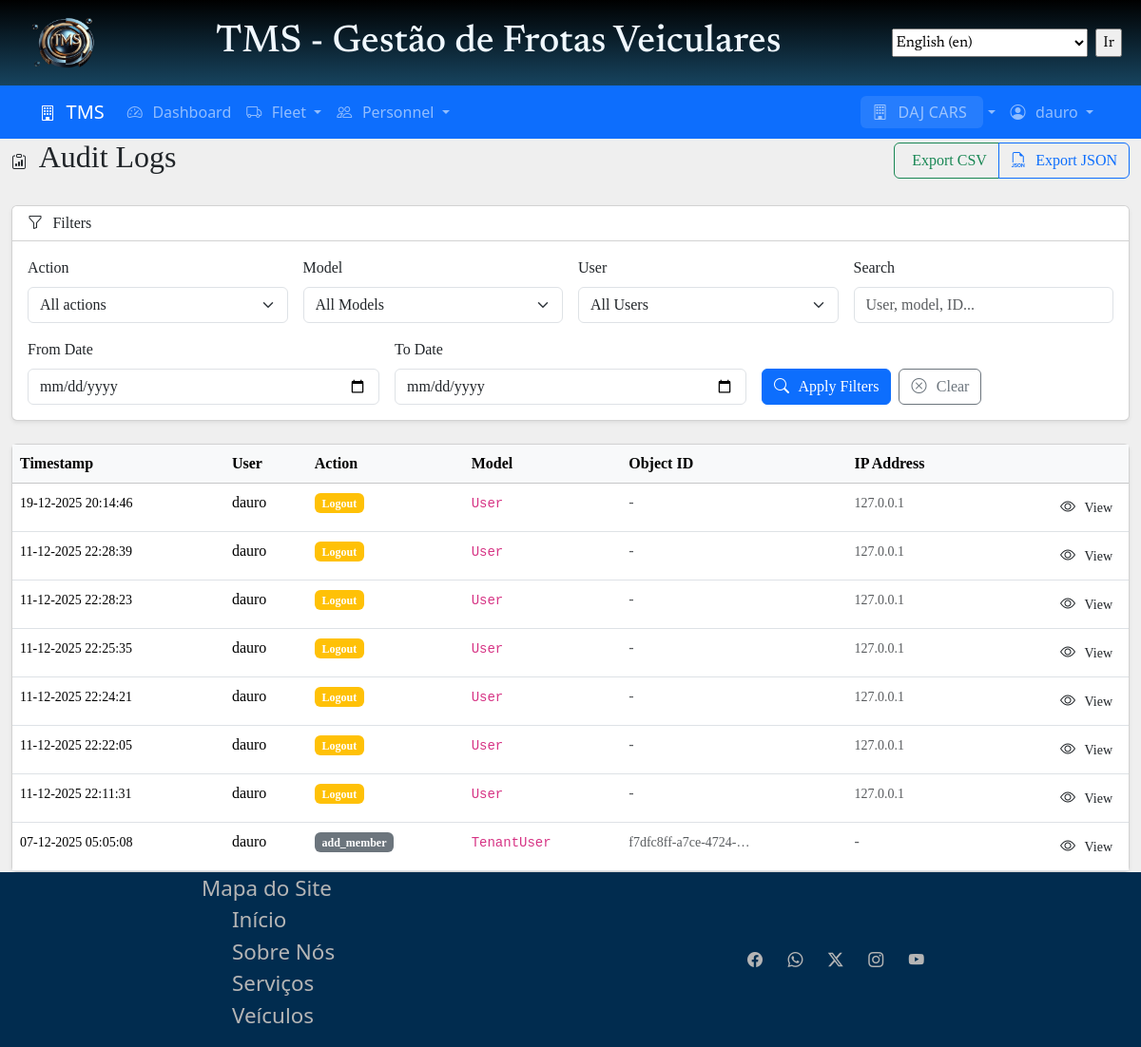
Page /audit/ (signed in) on the earlier database version.
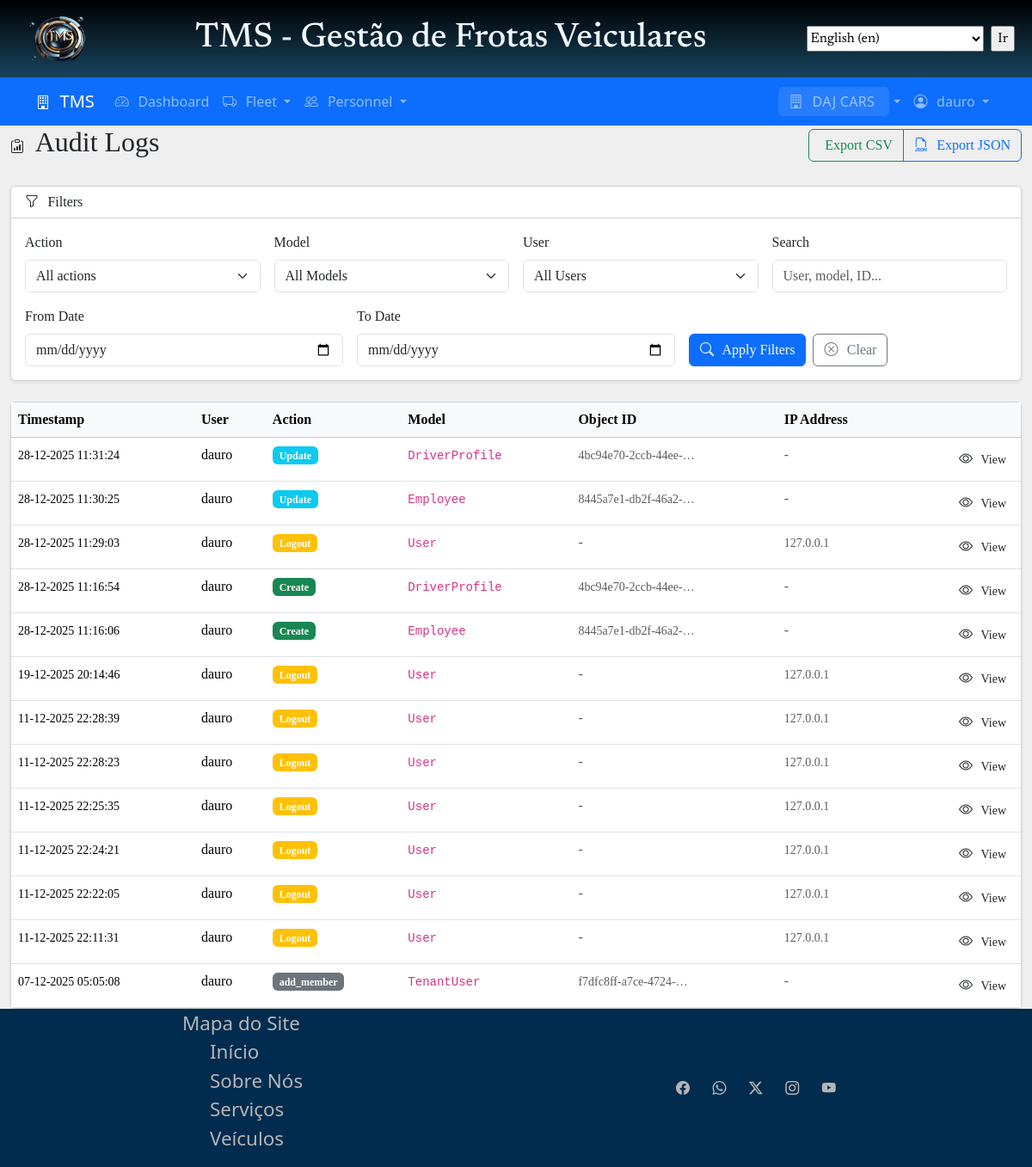
Same page on the later database version.
### tenants/models.py (models this page shows, shortened)
class Tenant(models.Model):
    PLAN_CHOICES = [
        ("free", _("Free")),
        ("basic", _("Basic")),
        ("premium", _("Premium")),
        ("entreprise", _("Enterprise")),
    ]
    id = models.UUIDField(primary_key=True, default=uuid.uuid4, editable=False)
    slug = models.SlugField(
        max_length=50,
        unique=True,
        help_text=_("Unique identifier for the tenant, used ni URLs and subdomains"),
    )
    name = models.CharField(max_length=200, help_text=_("Display name"))
    legal_name = models.CharField(max_length=200, help_text=_("Legal company name"))
    document = models.CharField(
        max_length=30,
        unique=True,
        help_text=_("Unique identifier like SSN or Tax ID, CPF or CNPJ"),
    )
    email = models.EmailField(unique=True)
    phone = models.CharField(max_length=30)
    address = models.CharField(max_length=250, null=True, blank=True)
    is_active = models.BooleanField(default=True)
    plan = models.CharField(max_length=20, choices=PLAN_CHOICES, default="free")
    created_at = models.DateTimeField(auto_now_add=True)
    updated_at = models.DateTimeField(auto_now=True)
    settings = models.JSONField(default=dict, blank=True, null=True)
    subscription_expires_at = models.DateTimeField(blank=True, null=True)
    objects = TenantManager()
    class Meta:
        db_table = "tenants"
        indexes = [
            models.Index(fields=["slug"]),
            models.Index(fields=["is_active", "plan"]),
        ]

### accounts/models.py (models this page shows, shortened)
class CustomUser(AbstractUser):
    id = models.UUIDField(primary_key=True, default=uuid.uuid4, editable=False)
    current_tenant = models.ForeignKey(
        'tenants.Tenant',
        on_delete=models.SET_NULL,
        null=True,
        blank=True,
        related_name='current_users',
        help_text=_('Currently active tenant for this user')
    )
    phone = models.CharField(max_length=20, blank=True, null=True)
    document_number = models.CharField(
        max_length=30,
        blank=True,
        null=True,
        help_text=_('Unique identifier like SSN or Tax ID, CPF or CNPJ')
    )
    document_type = models.CharField(
        max_length=6,
        blank=True,
        null=True,
        choices=[
            ('SSN', 'SSN'),
            ('TAXID', 'Tax ID'),
            ('CPF', 'CPF'),
            ('CNPJ', 'CNPJ')
        ],
        default='CPF'
    )
    last_login_tenant = models.ForeignKey(
        'tenants.Tenant',
        on_delete=models.SET_NULL,
        blank=True,
        null=True,
        related_name='last_login_users',
    )
    created_at = models.DateTimeField(auto_now_add=True)
    updated_at = models.DateTimeField(auto_now=True)
    class Meta:
        db_table = 'users'
        indexes = [
            models.Index(fields=['email']),
            models.Index(fields=['document_number'])
        ]
    def get_tenants(self):
        return Tenant.objects.filter(
            members__user=self,
            members__is_active=True,
            is_active=True
        ).distinct()

### audit/models.py (models this page shows, shortened)
class TenantAuditLog(models.Model):
    ACTION_CHOICES = [
        ("create", _("Create")),
        ("update", _("Update")),
        ("delete", _("Delete")),
        ("view", _("View")),
        ("login", _("Login")),
        ("logout", _("Logout")),
        ("permission_change", _("Permission Change")),
    ]
    id = models.UUIDField(primary_key=True, default=uuid.uuid4, editable=False)
    tenant = models.ForeignKey(
        'tenants.Tenant',
        on_delete=models.CASCADE,
        related_name='audit_logs'
    )
    user = models.ForeignKey(
        settings.AUTH_USER_MODEL,
        on_delete=models.SET_NULL,
        blank=True,
        null=True
    )
    action = models.CharField(max_length=30, choices=ACTION_CHOICES)
    model_name = models.CharField(max_length=100)
    object_id = models.CharField(max_length=255, blank=True, null=True)
    changes = models.JSONField(blank=True, null=True)
    ip_address = models.GenericIPAddressField(blank=True, null=True)
    user_agent = models.TextField(blank=True, null=True)
    timestamp = models.DateTimeField(auto_now_add=True)
    class Meta:
        db_table = 'tenant_audit_log'
        indexes = [
            models.Index(fields=['tenant', '-timestamp']),
            models.Index(fields=['tenant', 'user', 'action'])
        ]
        ordering = ['-timestamp']

### audit/views.py (the view, shortened to what this page needs)
# urls.py: path('', views.AuditLogListView.as_view(), name='log_list'),
class AuditLogListView(LoginRequiredMixin, ListView):
    model = TenantAuditLog
    template_name = 'audit/log_list.html'
    context_object_name = 'logs'
    paginate_by = 25
    def dispatch(self, request, *args, **kwargs):
        if not hasattr(request, 'tenant') or not request.tenant:
            raise PermissionDenied(_('Tenant required'))
        try:
            membership = TenantUser.objects.get(
                user=request.user,
                tenant=request.tenant,
                is_active=True
            )
            if not (membership.is_owner or membership.role in ['admin', 'owner']):
                raise PermissionDenied(_('Only owners and admins can view audit logs.'))
        except TenantUser.DoesNotExist:
            raise PermissionDenied(_('You are not a member of this tenant.'))
        return super().dispatch(request, *args, **kwargs)
    def get_queryset(self):
        queryset = TenantAuditLog.objects.filter(
            tenant=self.request.tenant,
        ).select_related('user')
        action = self.request.GET.get('action')
        if action:
            queryset = queryset.filter(action=action)
        model_name = self.request.GET.get('model')
        if model_name:
            queryset = queryset.filter(model_name=model_name)
        user_id = self.request.GET.get('user')
        if user_id:
            queryset = queryset.filter(user_id=user_id)
        date_from = self.request.GET.get('date_from')
        date_to = self.request.GET.get('date_to')
        if date_from:
            try:
                date_from = datetime.strptime(date_from, '%Y-%m-%d')
                queryset = queryset.filter(timestamp__gte=date_from)
            except ValueError:
                pass
        search = self.request.GET.get('search')
        if search:
            queryset = queryset.filter(
                Q(user__username__icontains=search) | Q(user__email__icontains=search) | Q(model_name__icontains=search) | Q(object_id__icontains=search)
            )
        return queryset
    def get_context_data(self, **kwargs):
        context = super().get_context_data(**kwargs)
        context['actions'] = TenantAuditLog.ACTION_CHOICES
        context['models'] = TenantAuditLog.objects.filter(
            tenant=self.request.tenant
        ).values_list('model_name', flat=True).distinct()
        context['users'] = TenantUser.objects.filter(
            tenant=self.request.tenant,
            is_active=True
        ).select_related('user')
        context['current_action'] = self.request.GET.get('action', '')
        context['current_model'] = self.request.GET.get('model', '')
        context['current_user'] = self.request.GET.get('user', '')
        context['date_from'] = self.request.GET.get('date_from', '')
        context['date_to'] = self.request.GET.get('date_to', '')
        context['search'] = self.request.GET.get('search', '')
        return context

### templates/audit/log_list.html (shortened to what this page needs)
{% extends 'base.html' %}
{% load static i18n l10n %}
{% block content %}
<div class="container-fluid">
  <div class="row mb-4">
    <div class="col-12">
      <div class="d-flex justify-content-between align-items-center">
        <h2><i class="bi bi-clipboard-data"></i> {% translate 'Audit Logs' %}</h2>
        <div class="btn-group">
          <a href="?{% for key, value in request.GET.items %}{% if key != 'format' %}{{ key }}={{ value }}&{% endif %}{% endfor %}format=csv" class="btn btn-outline-success">
             {% translate 'Export CSV' %}
          </a>
          <a href="?{% for key, value in request.GET.items %}{% if key != 'format' %}{{ key }}={{ value }}&{% endif %}{% endfor %}format=json" class="btn btn-outline-primary">
            <i class="bi bi-filetype-json"></i> {% translate 'Export JSON' %}
          </a>
        </div>
      </div>
    </div>
  </div>
  <div class="card shadow-sm mb-4">
    <div class="card-header bg-white">
      <h6 class="mb-0"><i class="bi bi-funnel"></i> {% translate 'Filters' %}</h6>
    </div>
    <div class="card-body">
      <form action="" method="get" class="row g-3">
        <div class="col-md-3">
          <label for="action" class="form-label">{% translate 'Action' %}</label>
          <select name="action" id="action" class="form-select">
            <option value="">{% translate 'All actions' %}</option>
          </select>
        </div>
        <div class="col-md-3">
          <label for="model" class="form-label">{% translate 'Model' %}</label>
          <select name="model" id="model" class="form-select">
            <option value="">{% translate 'All Models' %}</option>
          </select>
        </div>
        <div class="col-md-3">
          <label for="user" class="form-label">{% translate 'User' %}</label>
          <select name="user" id="user" class="form-select">
            <option value="">{% translate 'All Users' %}</option>
          </select>
        </div>
        <div class="col-md-3">
          <label for="search" class="form-label">{% translate 'Search' %}</label>
          <input type="text" name="search" id="search" class="form-control"
          placeholder="User, model, ID..." value="{{ search }}">
        </div>
        <div class="col-md-4">
          <label for="date_from" class="form-label">{% translate 'From Date' %}</label>
          <input type="date" name="date_from" id="date_from" class="form-control" value="{{ date_from }}">
        </div>
        <div class="col-md-4">
          <label for="date_to" class="form-label">{% translate 'To Date' %}</label>
          <input type="date" name="date_to" id="date_to" class="form-control" value="{{ date_to }}">
        </div>
        <div class="col-md-4 d-flex align-items-end">
          <button type="submit" class="btn btn-primary me-2">
            <i class="bi bi-search"></i> {% translate 'Apply Filters' %}
          </button>
          <a href="{% url 'audit:log_list' %}" class="btn btn-outline-secondary">
            <i class="bi bi-x-circle"></i> {% translate 'Clear' %}
          </a>
        </div>
      </form>
    </div>
  </div>
  <div class="card shadow-sm">
    <div class="card-body p-0">
      {% if logs %}
        <div class="table-responsive">
          <table class="table table-hover mb-0">
            <thead class="table-light">
              <tr>
                <th>{% translate 'Timestamp' %}</th>
                <th>{% translate 'User' %}</th>
                <th>{% translate 'Action' %}</th>
                <th>{% translate 'Model' %}</th>
                <th>{% translate 'Object ID' %}</th>
                <th>{% translate 'IP Address' %}</th>
                <th></th>
              </tr>
            </thead>
            <tbody>
              {% for log in logs %}
                <tr>
                  <td>
                    <small>{{ log.timestamp|date:"d-m-Y H:i:s" }}</small>
                  </td>
                  <td>
                    {% if log.user %}
                      {{ log.user.get_full_name|default:log.user.username }}
                    {% else %}
                      <em class="text-muted">{% translate 'System' %}</em>
                    {% endif %}
                  </td>
                  <td>
                    <span class="badge bg-{% if log.action == 'create' %}success{% elif log.action == 'update' %}info{% elif log.action == 'delete' %}danger{% elif log.action == 'login' %}primary{% elif log.action == 'logout' %}warning{% else %}secondary{% endif %}">{{ log.get_action_display }}
                    </span>
                  </td>
                  <td>
                    <code>{{ log.model_name }}</code>
                  </td>
                  <td>
                    {% if log.object_id %}
                      <small class="text-muted">{{ log.object_id|truncatechars:20 }}</small>
                    {% else %}
                      <em class="text-muted">-</em>
                    {% endif %}
                  </td>
                  <td>
                    {% if log.ip_address %}
                      <small class="text-muted">{{ log.ip_address }}</small>
                    {% else %}
                      <em class="text-muted">-</em>
                    {% endif %}
                  </td>
                  <td class="text-end">
                    <a href="{% url 'audit:log_detail' log.id %}" class="btn btn-sm btn-outline primary">
                      <i class="bi bi-eye"></i> {% translate 'View' %}
                    </a>
                  </td>
                </tr>
              {% endfor %}
            </tbody>
          </table>
        </div>
      {% else %}
        <div class="text-center py-5">
          <i class="bi bi-inbox display-1 text-muted"></i>
          <p class="mt-3 text-muted">{% translate 'No audit logs found' %}</p>
        </div>
      {% endif %}
    </div>
  </div>
</div>
{% endblock %}

### templates/components/_navbar.html (shortened to what this page needs)
{% load static i18n l10n %}
<link rel="stylesheet" href="{% static 'css/navbar.css' %}">
<nav class="navbar navbar-expand-lg navbar-dark bg-primary">
  <div class="container">
    <a class="navbar-brand" href="{% url 'home' %}">
      <i class="bi bi-building"></i> TMS
    </a>
    <div class="collapse navbar-collapse" id="navbarNav">
      <ul class="navbar-nav me-auto">
        {% if user.is_authenticated %}
        <li class="nav-item">
          <a class="nav-link" href="{% url 'dashboard' %}">
            <i class="bi bi-speedometer2"></i> Dashboard
          </a>
        </li>
        {% if current_tenant %}
        <li class="nav-item dropdown">
          <a class="nav-link dropdown-toggle" href="#" role="button" data-bs-toggle="dropdown">
            <i class="bi bi-truck"></i> Fleet
          </a>
        </li>
        <li class="nav-item dropdown">
          <a class="nav-link dropdown-toggle" href="#" role="button" data-bs-toggle="dropdown">
            <i class="bi bi-people"></i> Personnel
          </a>
        </li>
        {% endif %}
        {% endif %}
      </ul>
      <ul class="navbar-nav">
        {% if user.is_authenticated %}
        {% if current_tenant %}
        <li class="nav-item dropdown">
          <a class="nav-link dropdown-toggle" href="#" role="button" data-bs-toggle="dropdown">
            <span class="tenant-badge">
              <i class="bi bi-building"></i> {{ current_tenant.name }}
            </span>
          </a>
        </li>
        {% else %}
        <li class="nav-item">
          <a class="nav-link" href="{% url 'tenants:select' %}">
            <i class="bi bi-building"></i> Select Tenant
          </a>
        </li>
        {% endif %}
        <li class="nav-item dropdown">
          <a class="nav-link dropdown-toggle" href="#" role="button" data-bs-toggle="dropdown">
            <i class="bi bi-person-circle"></i> {{ user.get_full_name|default:user.username }}
          </a>
        </li>
        {% endif %}
      </ul>
    </div>
  </div>
</nav>

Differences in the rows shown:
added TenantAuditLog: timestamp "28-12-2025 11:31:24", user.get_full_name "dauro", action "Update", model_name "DriverProfile", object_id "4bc94e70-2ccb-44ee-…"
added TenantAuditLog: timestamp "28-12-2025 11:30:25", user.get_full_name "dauro", action "Update", model_name "Employee", object_id "8445a7e1-db2f-46a2-…"
added TenantAuditLog: timestamp "28-12-2025 11:29:03", user.get_full_name "dauro", action "Logout", model_name "User", ip_address "127.0.0.1"
added TenantAuditLog: timestamp "28-12-2025 11:16:54", user.get_full_name "dauro", action "Create", model_name "DriverProfile", object_id "4bc94e70-2ccb-44ee-…"
added TenantAuditLog: timestamp "28-12-2025 11:16:06", user.get_full_name "dauro", action "Create", model_name "Employee", object_id "8445a7e1-db2f-46a2-…"
